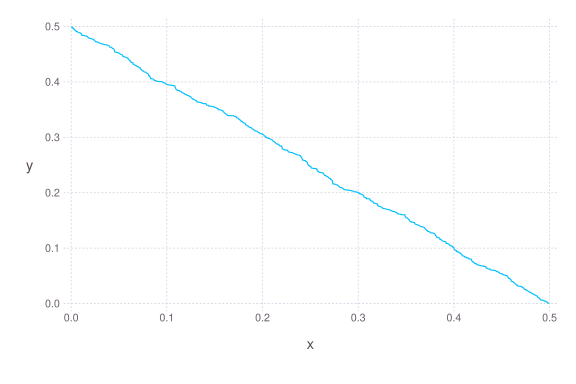

Generate this figure with Julia:
using Gadfly

function lowlist()
  x = []
  for i in rand(10000)
    if i < 0.50 && length(x) < 1000
      push!(x, i)
    end
  end
  return x
end

p = plot(x=sort(lowlist(), rev=true), y=sort(lowlist()), Geom.line)
img = SVG("test.svg", 6inch, 4inch)
draw(img, p)
